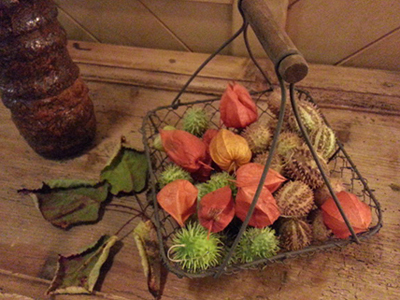
//> input picture Ch7/image/smoothing.jpg, 400 x 300 px
$ ./canny_test   (built with g++ and OpenCV 4)
//> lines starting //> are read from the running program, lines starting //| are printed output that depends on the picture; after the words box and inside, x2 and y2 are one past the last pixel; in counts of white or black regions, pixels touching at a corner belong together
#include <opencv2/opencv.hpp>
using namespace cv;
using namespace std;

int th = 50; // 캐니 에지 낮은 임계값
Mat image, gray, edge;

void onTrackbar(int, void *) // 트렉바 콜백 함수
{
	GaussianBlur(gray, edge, Size(3, 3), 0.7); // 가우시안 블러링
	Canny(edge, edge, th, th * 2, 3);		   // 캐니에지 수행

	Mat color_edge;
	image.copyTo(color_edge, edge); // 에지 영역만 복사
	imshow("컬러 에지", color_edge);
}

int main()
{
	image = imread("../image/smoothing.jpg", 1); // 컬러 영상 로드
//> image is the input picture: 300 rows x 400 cols, CV_8UC3; mean B, G, R 53, 77.8, 119.4
	CV_Assert(image.data);						 // 예외 처리
	cvtColor(image, gray, COLOR_BGR2GRAY);		 // 명암도 변환
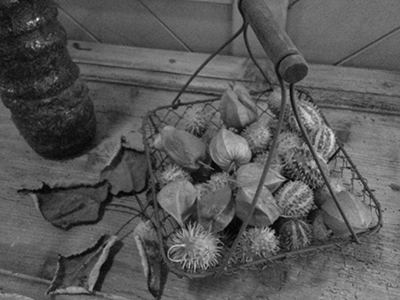
//> gray: 300 rows x 400 cols, CV_8UC1; min 0, max 254, mean 87.4

	namedWindow("컬러 에지", 1);
	createTrackbar("Canny th", "컬러 에지", &th, 100, onTrackbar);
	onTrackbar(th, 0); // 트랙바 함수 호출
//> in onTrackbar, `Canny(edge, edge, th, th * 2, 3);`:
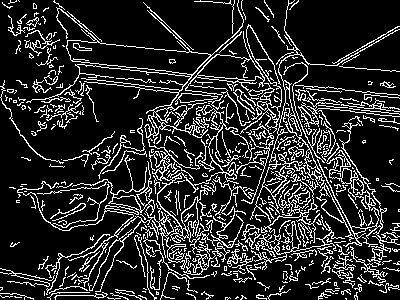
//> edge: 300 rows x 400 cols, CV_8UC1; 16.8% white in thin lines or dots
//> in onTrackbar, `image.copyTo(color_edge, edge);`:
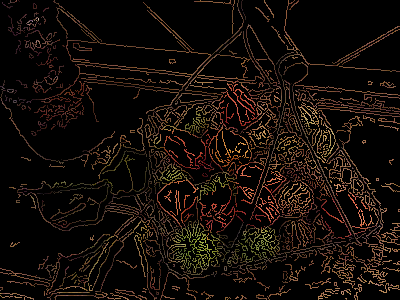
//> color_edge: 300 rows x 400 cols, CV_8UC3; mean B, G, R 8.8, 13, 19.8

	waitKey(0);
	return 0;
}

$ run again, with Ch7/image/cannay_tset.jpg copied over Ch7/image/smoothing.jpg
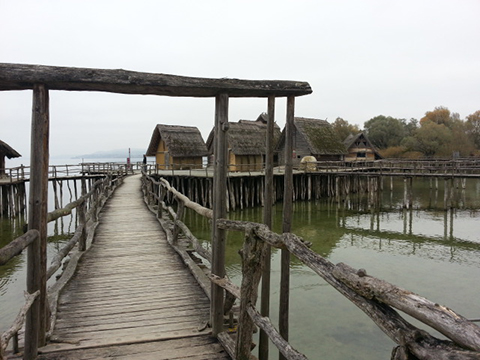
//> input picture Ch7/image/cannay_tset.jpg, 480 x 360 px
//> image is the input picture: 360 rows x 480 cols, CV_8UC3; mean B, G, R 135.9, 142.3, 143.7
//> in onTrackbar, `Canny(edge, edge, th, th * 2, 3);`:
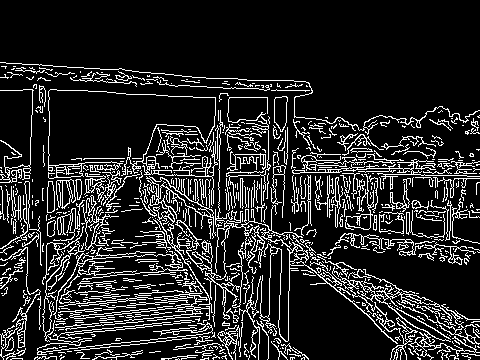
//> edge: 360 rows x 480 cols, CV_8UC1; 15.3% white in thin lines or dots, all inside (x1, y1, x2, y2) = (0, 62, 480, 360)
//> in onTrackbar, `image.copyTo(color_edge, edge);`:
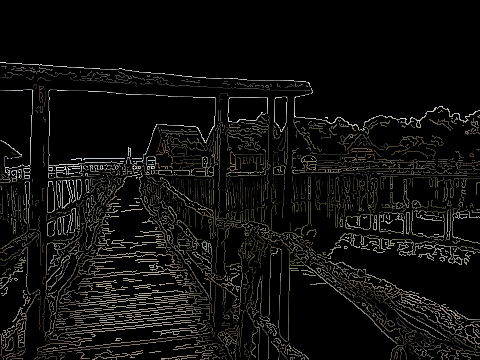
//> color_edge: 360 rows x 480 cols, CV_8UC3; mean B, G, R 13.3, 14.7, 15.4
